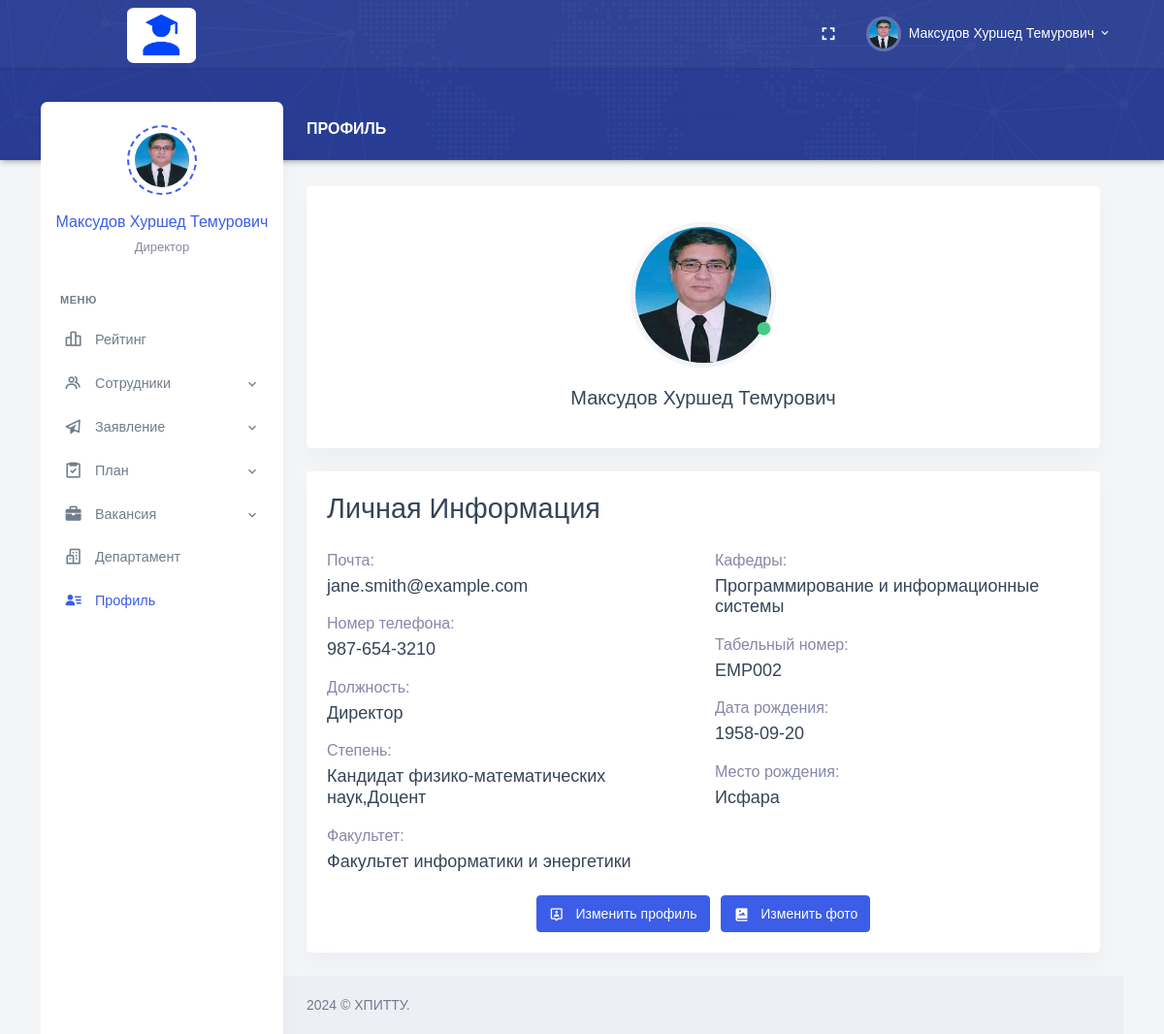
Before: /Role/HR/profile.php (signed in) with the older database file.
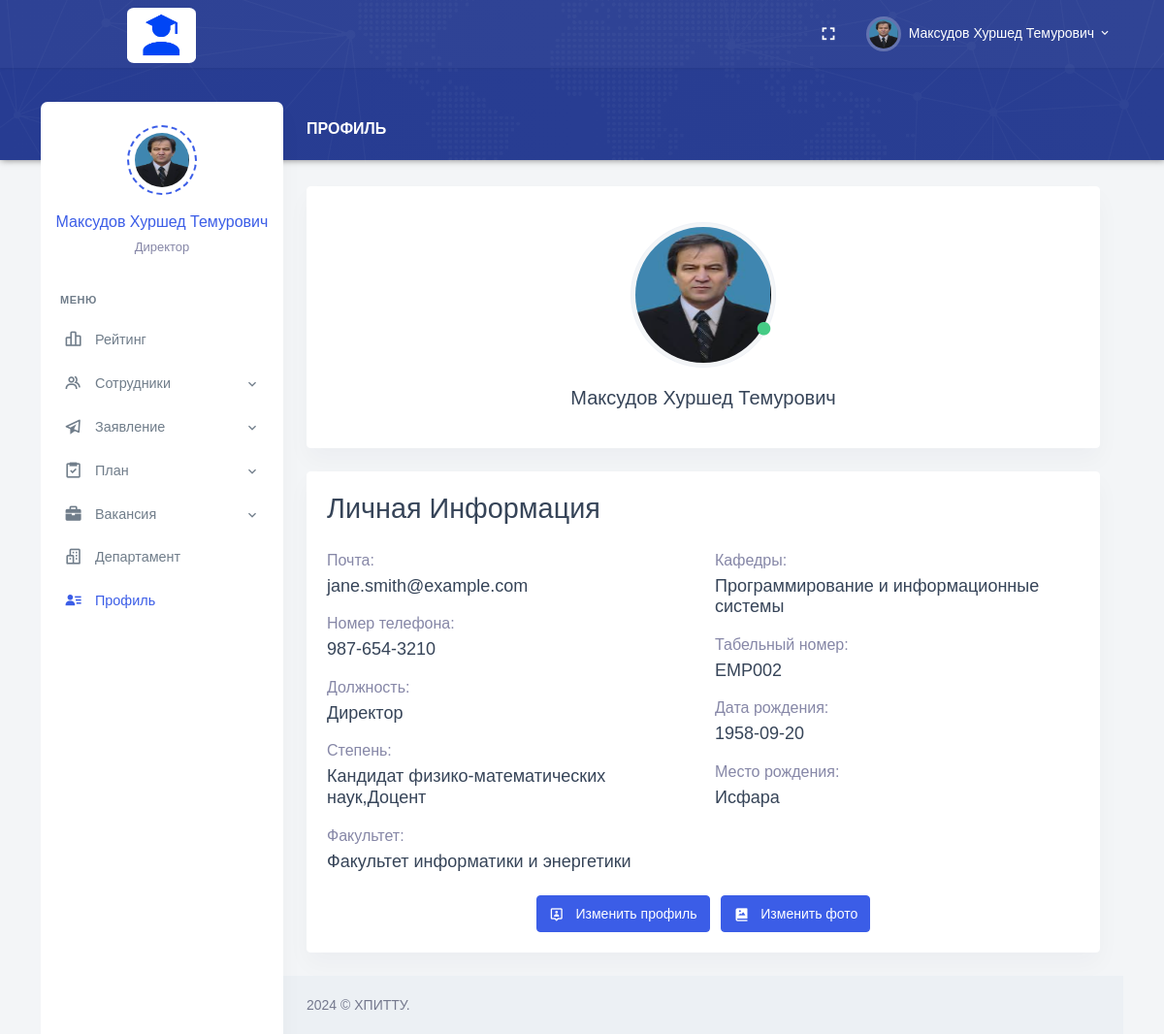
After: the same page with the newer database file.
### tables this page shows
CREATE TABLE `employees` (
  `Employee_Id` int NOT NULL AUTO_INCREMENT,
  `Full_Name` varchar(255) DEFAULT NULL,
  `Date_of_Birth` date DEFAULT NULL,
  `Place_of_Birth` varchar(255) DEFAULT NULL,
  `Position_Id` int DEFAULT NULL,
  `Degree_Id` int DEFAULT NULL,
  `Faculty_Id` int DEFAULT NULL,
  `Department_Id` int DEFAULT NULL,
  `User_Role_Id` int DEFAULT NULL,
  `Email` varchar(255) DEFAULT NULL,
  `Phone_Number` varchar(20) DEFAULT NULL,
  `Employee_Number` varchar(20) DEFAULT NULL,
  `Date_Added` date DEFAULT NULL,
  `Path_Photo` varchar(255) DEFAULT NULL,
  `Username` varchar(255) DEFAULT NULL,
  `Password` varchar(255) DEFAULT NULL,
  PRIMARY KEY (`Employee_Id`),
  KEY `Degree_Id` (`Degree_Id`),
  KEY `Faculty_Id` (`Faculty_Id`),
  KEY `Department_Id` (`Department_Id`),
  KEY `User_Role_Id` (`User_Role_Id`),
  KEY `employees_ibfk_1` (`Position_Id`),
  CONSTRAINT `employees_ibfk_1` FOREIGN KEY (`Position_Id`) REFERENCES `positions` (`Position_Id`) ON DELETE CASCADE ON UPDATE CASCADE,
  CONSTRAINT `employees_ibfk_2` FOREIGN KEY (`Degree_Id`) REFERENCES `degrees` (`Degree_Id`) ON DELETE CASCADE ON UPDATE CASCADE,
  CONSTRAINT `employees_ibfk_3` FOREIGN KEY (`Faculty_Id`) REFERENCES `faculties` (`Faculty_Id`) ON DELETE CASCADE ON UPDATE CASCADE,
  CONSTRAINT `employees_ibfk_4` FOREIGN KEY (`Department_Id`) REFERENCES `departments` (`Department_Id`) ON DELETE CASCADE ON UPDATE CASCADE,
  CONSTRAINT `employees_ibfk_5` FOREIGN KEY (`User_Role_Id`) REFERENCES `user_roles` (`User_Role_Id`) ON DELETE CASCADE ON UPDATE CASCADE
);

CREATE TABLE `positions` (
  `Position_Id` int NOT NULL,
  `Position_Name` varchar(255) DEFAULT NULL,
  PRIMARY KEY (`Position_Id`)
);

### Role/HR/profile.php (the view, shortened to what the changed rows need)
<?php
require_once "header.php";
require_once "conn.php";
$sql_query = "SELECT Full_Name, Position_Id, Email, Phone_Number, Degree_Id, Faculty_Id, Department_Id, Employee_Number, Date_Of_Birth, Place_Of_Birth, Path_Photo FROM employees WHERE Username = ?";
$stmt = mysqli_prepare($conn, $sql_query);
if ($stmt) {
    mysqli_stmt_bind_param($stmt, "s", $_SESSION["Username"]);
    mysqli_stmt_execute($stmt);
    $result = mysqli_stmt_get_result($stmt);
    if (mysqli_num_rows($result) > 0) {
        $row = mysqli_fetch_assoc($result);
        $Full_Name = ucwords($row["Full_Name"]);
        $Email = $row["Email"];
        $Phone_Number = $row["Phone_Number"];
        $Employee_Number = $row["Employee_Number"];
        $Date_Of_Birth = $row["Date_Of_Birth"];
        $Place_Of_Birth = $row["Place_Of_Birth"];
        $Path_Photo = $row["Path_Photo"];
    } else {
        echo "Данные не найдены";
    }
} else {
    echo "Ошибка запроса: " . mysqli_error($conn);
}
?>
<div class="main-content">
    <div class="page-content">
        <div class="row">
            <div class="col-md-12 col-xl-12">
                <div class="card">
                    <div class="card-body">
                        <div class="profile-widgets py-3">
                            <div class="text-center">
                                <div class="d-flex justify-content-center align-items-center">
                                    <div class="position-relative">
                                        <img src="../Personal/upload/<?php if(!empty($Path_Photo)){ echo $Path_Photo; }else{ echo "1.jpg"; } ?>" alt=""
                                            class="avatar-lg mx-auto img-thumbnail rounded-circle"
                                            style="width: 150px; height: 150px;">
                                        <div class="online-circle"
                                            style="position: absolute; right: -50px; top: 100px;">
                                            <i class="fas fa-circle text-success"></i>
                                        </div>
                                    </div>
                                </div>
                                <div class="mt-3">
                                    <a href="#" class="text-reset fw-medium font-size-20"><?php echo $Full_Name; ?></a>
                                </div>
                            </div>
                        </div>
                    </div>
                </div>
                <div class="card">
                    <div class="card-body">
                        <h2>Личная Информация</h2>
                        <div class="row">
                            <div class="col-md-6">
                                <div class="mt-3">
                                    <p class="font-size-16 text-muted mb-1">Почта:</p>
                                    <h5 class=""><?php echo $Email; ?></h5>
                                </div>
                                <div class="mt-3">
                                    <p class="font-size-16 text-muted mb-1">Номер телефона:</p>
                                    <h5 class=""><?php echo $Phone_Number; ?></h5>
                                </div>
                            </div>
                            <div class="col-md-6">
                                <div class="mt-3">
                                    <p class="font-size-16 text-muted mb-1">Табельный номер:</p>
                                    <h5 class=""><?php echo $Employee_Number; ?></h5>
                                </div>
                                <div class="mt-3">
                                    <p class="font-size-16 text-muted mb-1">Дата рождения:</p>
                                    <h5 class=""><?php echo $Date_Of_Birth; ?></h5>
                                </div>
                                <div class="mt-3">
                                    <p class="font-size-16 text-muted mb-1">Место рождения:</p>
                                    <h5 class=""><?php echo $Place_Of_Birth; ?></h5>
                                </div>
                            </div>
                        </div>
                    </div>
                </div>
            </div>
        </div>
    </div>
    <?php
require_once "footer.php";
?>

### Role/HR/header.php (shortened to what the changed rows need)
<?php
    require_once "conn.php";
    $sql_command = "SELECT e.*, p.Position_Name, e.Path_Photo
    FROM employees e
    INNER JOIN positions p ON e.Position_Id = p.Position_Id
    WHERE e.Username = '{$_SESSION['Username']}'";
$result = mysqli_query($conn, $sql_command);
if (mysqli_num_rows($result) > 0) {
while ($rows = mysqli_fetch_assoc($result)) {
$Full_Name = ucwords($rows["Full_Name"]);
$Position_Name = $rows["Position_Name"];
$Path_Photo = $rows["Path_Photo"];
}
}
?>
<!doctype html>
<html lang="en">
<head>
    <link href="/assets/css/bootstrap.min.css" id="bootstrap-style" rel="stylesheet" type="text/css" />
    <link href="/assets/css/app.min.css" id="app-style" rel="stylesheet" type="text/css" />
    <link href="/assets/libs/datatables.net-bs4/css/dataTables.bootstrap4.min.css" rel="stylesheet" type="text/css" />
    <link href="/assets/libs/datatables.net-buttons-bs4/css/buttons.bootstrap4.min.css" rel="stylesheet"
        type="text/css" />
    <link href="/assets/libs/datatables.net-responsive-bs4/css/responsive.bootstrap4.min.css" rel="stylesheet"
        type="text/css" />
    <link href="/assets/css/icons.min.css" rel="stylesheet" type="text/css" />
</head>
<body data-layout="detached" data-topbar="colored">
<div class="container-fluid">
        <div id="layout-wrapper">
            <header id="page-topbar">
                <div class="navbar-header">
                    <div class="container-fluid">
                        <div class="float-end">
                            <div class="dropdown d-inline-block">
                                <button type="button" class="btn header-item waves-effect"
                                    id="page-header-user-dropdown" data-bs-toggle="dropdown" aria-haspopup="true"
                                    aria-expanded="false">
                                    <img class="rounded-circle header-profile-user"
                                        src="../Personal/upload/<?php if(!empty($Path_Photo)){ echo $Path_Photo; }else{ echo "1.jpg"; } ?>" alt="Header Avatar">
                                    <span class="d-none d-xl-inline-block ms-1"><?php echo $Full_Name; ?></span>
                                    <i class="mdi mdi-chevron-down d-none d-xl-inline-block"></i>
                                </button>
                            </div>
                        </div>
                    </div>
            </header>
            <div class="vertical-menu">
                <div class="h-100">
                    <div class="user-wid text-center py-4">
                        <div class="user-img">
                            <img src="../Personal/upload/<?php if(!empty($Path_Photo)){ echo $Path_Photo; }else{ echo "1.jpg"; } ?>" alt=""
                                class="avatar-md mx-auto rounded-circle">
                        </div>
                        <div class="mt-3">
                            <a href="#" class="text-reset fw-medium font-size-16"><?php echo $Full_Name; ?></a>
                            <p class="text-muted mt-1 mb-0 font-size-13"><?php echo $Position_Name; ?></p>
                        </div>
                    </div>
                </div>
            </div>

Changed rows visible on the page:
changed employees "Максудов Хуршед Темурович": Path_Photo: a different picture
